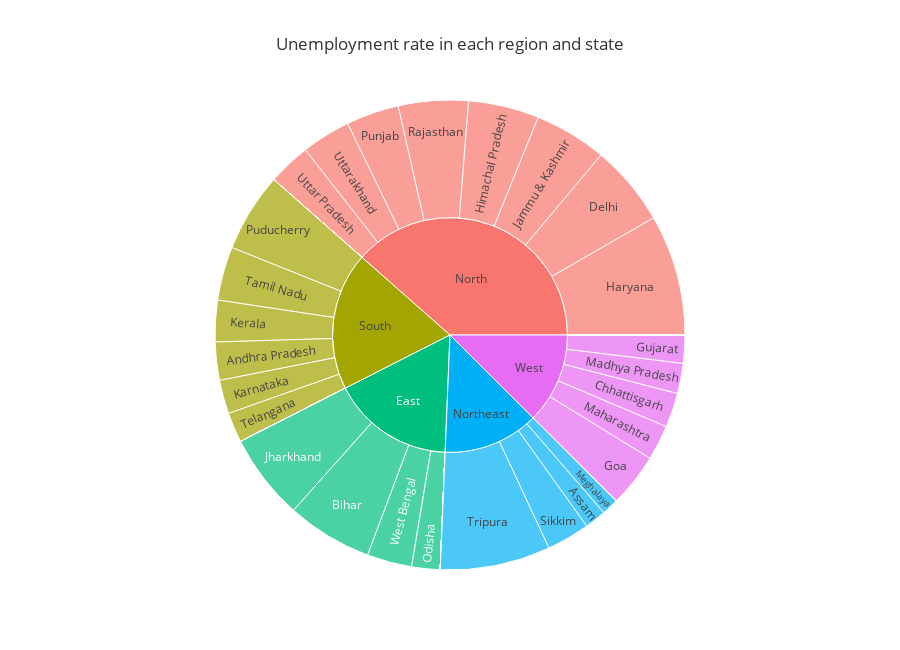

The cell this chart's notebook holds for it:
### Code cell
# Sunburst chart showing unemployment rate in each region and state

unemplo_df = df[['States', 'Region', 'Estimated Unemployment Rate', 'Estimated Employed', 'Estimated Labour Participation Rate']]
unemplo = unemplo_df.groupby(['Region', 'States'])['Estimated Unemployment Rate'].mean().reset_index()
fig = px.sunburst(unemplo, path=['Region', 'States'], values='Estimated Unemployment Rate',
                  color_continuous_scale='Plasma', title='Unemployment rate in each region and state',
                  height=650, template='ggplot2')
fig.show()

### Figure 1 — Plotly figure (JSON) as saved in the notebook; plotly's stock layout.template omitted (floating-point values rounded to 4 significant figures; data arrays with more than 128 entries replaced by an {"elided": "..."} marker saying what was removed)
{"data": [{"branchvalues": "total", "domain": {"x": [0, 1], "y": [0, 1]}, "hovertemplate": "labels=%{label}<br>Estimated Unemployment Rate=%{value}<br>parent=%{parent}<br>id=%{id}<extra></extra>", "ids": {"elided": "140 str values"}, "labels": {"elided": "140 str values"}, "name": "", "parents": {"elided": "140 str values"}, "type": "sunburst", "values": {"elided": "140 float values"}}], "layout": {"height": 650, "legend": {"tracegroupgap": 0}, "title": {"text": "Unemployment rate in each region and state"}}}
